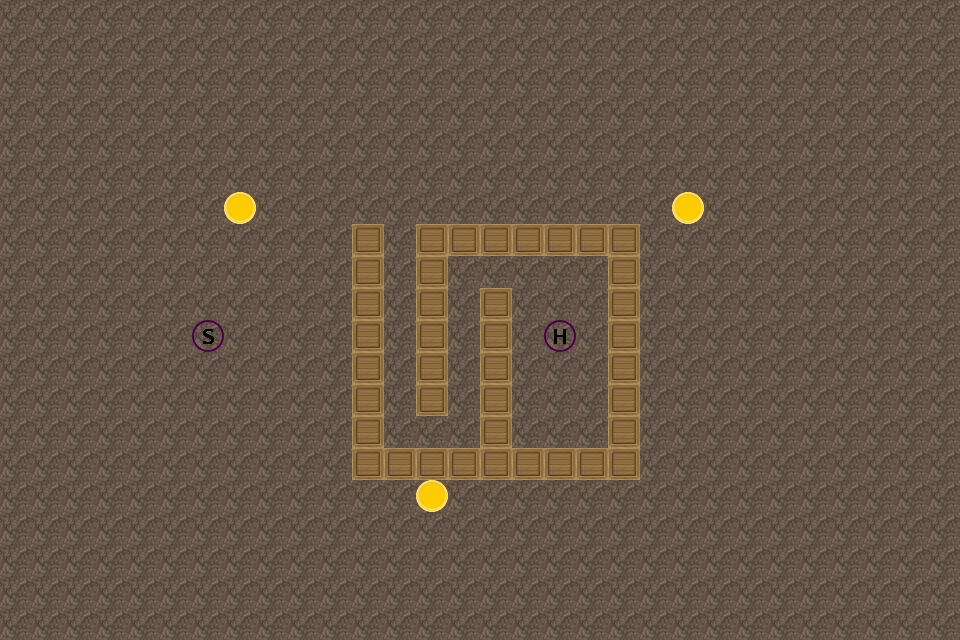

This is a level from a 2D game, rendered from its Tiled map with the project's own tilesets. A one-line summary and the complete map file follow:
An orthogonal 30x20 tile map with 32x32 px tiles, 3 tile layers (b, i, w).

<map version="1.0" tiledversion="1.0.3" orientation="orthogonal" renderorder="left-down" width="30" height="20" tilewidth="32" tileheight="32" nextobjectid="13">
 <tileset firstgid="1" source="tiles.tsx" />
 <layer name="b" width="30" height="20">
  <data encoding="csv">
1,1,1,1,1,1,1,1,1,1,1,1,1,1,1,1,1,1,1,1,1,1,1,1,1,1,1,1,1,1,
1,1,1,1,1,1,1,1,1,1,1,1,1,1,1,1,1,1,1,1,1,1,1,1,1,1,1,1,1,1,
1,1,1,1,1,1,1,1,1,1,1,1,1,1,1,1,1,1,1,1,1,1,1,1,1,1,1,1,1,1,
1,1,1,1,1,1,1,1,1,1,1,1,1,1,1,1,1,1,1,1,1,1,1,1,1,1,1,1,1,1,
1,1,1,1,1,1,1,1,1,1,1,1,1,1,1,1,1,1,1,1,1,1,1,1,1,1,1,1,1,1,
1,1,1,1,1,1,1,1,1,1,1,1,1,1,1,1,1,1,1,1,1,1,1,1,1,1,1,1,1,1,
1,1,1,1,1,1,1,1,1,1,1,1,1,1,1,1,1,1,1,1,1,1,1,1,1,1,1,1,1,1,
1,1,1,1,1,1,1,1,1,1,1,1,1,1,1,1,1,1,1,1,1,1,1,1,1,1,1,1,1,1,
1,1,1,1,1,1,1,1,1,1,1,1,1,1,1,1,1,1,1,1,1,1,1,1,1,1,1,1,1,1,
1,1,1,1,1,1,1,1,1,1,1,1,1,1,1,1,1,1,1,1,1,1,1,1,1,1,1,1,1,1,
1,1,1,1,1,1,1,1,1,1,1,1,1,1,1,1,1,1,1,1,1,1,1,1,1,1,1,1,1,1,
1,1,1,1,1,1,1,1,1,1,1,1,1,1,1,1,1,1,1,1,1,1,1,1,1,1,1,1,1,1,
1,1,1,1,1,1,1,1,1,1,1,1,1,1,1,1,1,1,1,1,1,1,1,1,1,1,1,1,1,1,
1,1,1,1,1,1,1,1,1,1,1,1,1,1,1,1,1,1,1,1,1,1,1,1,1,1,1,1,1,1,
1,1,1,1,1,1,1,1,1,1,1,1,1,1,1,1,1,1,1,1,1,1,1,1,1,1,1,1,1,1,
1,1,1,1,1,1,1,1,1,1,1,1,1,1,1,1,1,1,1,1,1,1,1,1,1,1,1,1,1,1,
1,1,1,1,1,1,1,1,1,1,1,1,1,1,1,1,1,1,1,1,1,1,1,1,1,1,1,1,1,1,
1,1,1,1,1,1,1,1,1,1,1,1,1,1,1,1,1,1,1,1,1,1,1,1,1,1,1,1,1,1,
1,1,1,1,1,1,1,1,1,1,1,1,1,1,1,1,1,1,1,1,1,1,1,1,1,1,1,1,1,1,
1,1,1,1,1,1,1,1,1,1,1,1,1,1,1,1,1,1,1,1,1,1,1,1,1,1,1,1,1,1
</data>
 </layer>
 <layer name="i" width="30" height="20">
  <data encoding="csv">
0,0,0,0,0,0,0,0,0,0,0,0,0,0,0,0,0,0,0,0,0,0,0,0,0,0,0,0,0,0,
0,0,0,0,0,0,0,0,0,0,0,0,0,0,0,0,0,0,0,0,0,0,0,0,0,0,0,0,0,0,
0,0,0,0,0,0,0,0,0,0,0,0,0,0,0,0,0,0,0,0,0,0,0,0,0,0,0,0,0,0,
0,0,0,0,0,0,0,0,0,0,0,0,0,0,0,0,0,0,0,0,0,0,0,0,0,0,0,0,0,0,
0,0,0,0,0,0,0,0,0,0,0,0,0,0,0,0,0,0,0,0,0,0,0,0,0,0,0,0,0,0,
0,0,0,0,0,0,0,0,0,0,0,0,0,0,0,0,0,0,0,0,0,0,0,0,0,0,0,0,0,0,
0,0,0,0,0,0,0,2,0,0,0,0,0,0,0,0,0,0,0,0,0,2,0,0,0,0,0,0,0,0,
0,0,0,0,0,0,0,0,0,0,0,0,0,0,0,0,0,0,0,0,0,0,0,0,0,0,0,0,0,0,
0,0,0,0,0,0,0,0,0,0,0,0,0,0,0,0,0,0,0,0,0,0,0,0,0,0,0,0,0,0,
0,0,0,0,0,0,0,0,0,0,0,0,0,0,0,0,0,0,0,0,0,0,0,0,0,0,0,0,0,0,
0,0,0,0,0,0,5,0,0,0,0,0,0,0,0,0,0,4,0,0,0,0,0,0,0,0,0,0,0,0,
0,0,0,0,0,0,0,0,0,0,0,0,0,0,0,0,0,0,0,0,0,0,0,0,0,0,0,0,0,0,
0,0,0,0,0,0,0,0,0,0,0,0,0,0,0,0,0,0,0,0,0,0,0,0,0,0,0,0,0,0,
0,0,0,0,0,0,0,0,0,0,0,0,0,0,0,0,0,0,0,0,0,0,0,0,0,0,0,0,0,0,
0,0,0,0,0,0,0,0,0,0,0,0,0,0,0,0,0,0,0,0,0,0,0,0,0,0,0,0,0,0,
0,0,0,0,0,0,0,0,0,0,0,0,0,2,0,0,0,0,0,0,0,0,0,0,0,0,0,0,0,0,
0,0,0,0,0,0,0,0,0,0,0,0,0,0,0,0,0,0,0,0,0,0,0,0,0,0,0,0,0,0,
0,0,0,0,0,0,0,0,0,0,0,0,0,0,0,0,0,0,0,0,0,0,0,0,0,0,0,0,0,0,
0,0,0,0,0,0,0,0,0,0,0,0,0,0,0,0,0,0,0,0,0,0,0,0,0,0,0,0,0,0,
0,0,0,0,0,0,0,0,0,0,0,0,0,0,0,0,0,0,0,0,0,0,0,0,0,0,0,0,0,0
</data>
 </layer>
 <layer name="w" width="30" height="20">
  <data encoding="csv">
0,0,0,0,0,0,0,0,0,0,0,0,0,0,0,0,0,0,0,0,0,0,0,0,0,0,0,0,0,0,
0,0,0,0,0,0,0,0,0,0,0,0,0,0,0,0,0,0,0,0,0,0,0,0,0,0,0,0,0,0,
0,0,0,0,0,0,0,0,0,0,0,0,0,0,0,0,0,0,0,0,0,0,0,0,0,0,0,0,0,0,
0,0,0,0,0,0,0,0,0,0,0,0,0,0,0,0,0,0,0,0,0,0,0,0,0,0,0,0,0,0,
0,0,0,0,0,0,0,0,0,0,0,0,0,0,0,0,0,0,0,0,0,0,0,0,0,0,0,0,0,0,
0,0,0,0,0,0,0,0,0,0,0,0,0,0,0,0,0,0,0,0,0,0,0,0,0,0,0,0,0,0,
0,0,0,0,0,0,0,0,0,0,0,0,0,0,0,0,0,0,0,0,0,0,0,0,0,0,0,0,0,0,
0,0,0,0,0,0,0,0,0,0,0,3,0,3,3,3,3,3,3,3,0,0,0,0,0,0,0,0,0,0,
0,0,0,0,0,0,0,0,0,0,0,3,0,3,0,0,0,0,0,3,0,0,0,0,0,0,0,0,0,0,
0,0,0,0,0,0,0,0,0,0,0,3,0,3,0,3,0,0,0,3,0,0,0,0,0,0,0,0,0,0,
0,0,0,0,0,0,0,0,0,0,0,3,0,3,0,3,0,0,0,3,0,0,0,0,0,0,0,0,0,0,
0,0,0,0,0,0,0,0,0,0,0,3,0,3,0,3,0,0,0,3,0,0,0,0,0,0,0,0,0,0,
0,0,0,0,0,0,0,0,0,0,0,3,0,3,0,3,0,0,0,3,0,0,0,0,0,0,0,0,0,0,
0,0,0,0,0,0,0,0,0,0,0,3,0,0,0,3,0,0,0,3,0,0,0,0,0,0,0,0,0,0,
0,0,0,0,0,0,0,0,0,0,0,3,3,3,3,3,3,3,3,3,0,0,0,0,0,0,0,0,0,0,
0,0,0,0,0,0,0,0,0,0,0,0,0,0,0,0,0,0,0,0,0,0,0,0,0,0,0,0,0,0,
0,0,0,0,0,0,0,0,0,0,0,0,0,0,0,0,0,0,0,0,0,0,0,0,0,0,0,0,0,0,
0,0,0,0,0,0,0,0,0,0,0,0,0,0,0,0,0,0,0,0,0,0,0,0,0,0,0,0,0,0,
0,0,0,0,0,0,0,0,0,0,0,0,0,0,0,0,0,0,0,0,0,0,0,0,0,0,0,0,0,0,
0,0,0,0,0,0,0,0,0,0,0,0,0,0,0,0,0,0,0,0,0,0,0,0,0,0,0,0,0,0
</data>
 </layer>
</map>